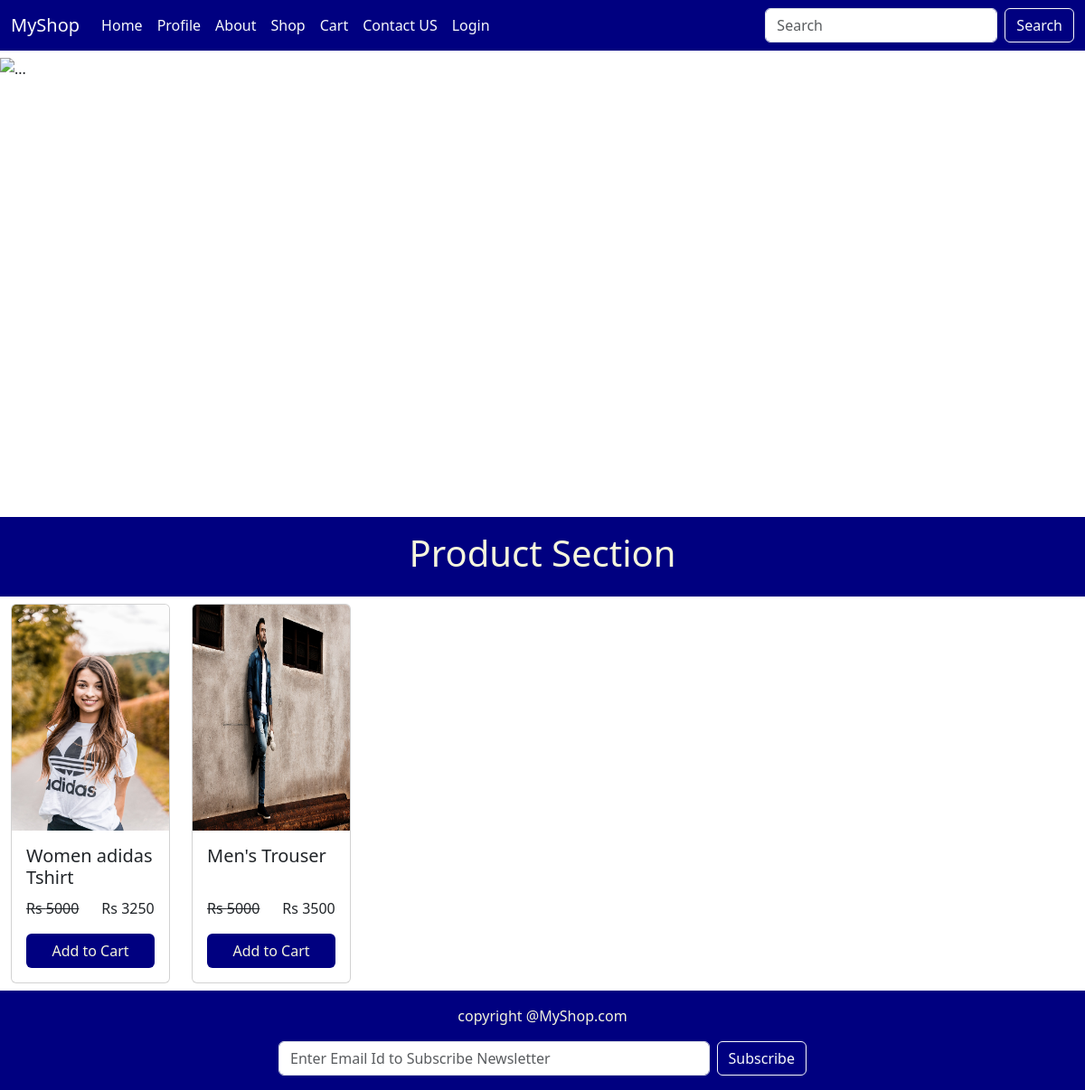
The page / on the database its author committed.
### mainApp/models.py (models this page shows, shortened)
class Product(models.Model):
    id = models.AutoField(primary_key=True)
    name = models.CharField(max_length=50)
    maincat = models.ForeignKey(MainCategory,on_delete=models.CASCADE)
    subcat = models.ForeignKey(SubCategory,on_delete=models.CASCADE)
    brand = models.ForeignKey(Brand,on_delete=models.CASCADE)
    seller = models.ForeignKey(Seller,on_delete=models.CASCADE, default=1)
    baseprice = models.IntegerField()
    discount = models.IntegerField(default=0)
    finalprice = models.IntegerField()
    color = models.CharField(max_length=20)
    size = models.CharField(max_length=10)
    description = models.TextField()
    stock = models.BooleanField(default=True)
    time = models.DateTimeField(auto_now=True)
    pic1 = models.ImageField(upload_to="img/")
    pic2 = models.ImageField(upload_to="img/")
    pic3 = models.ImageField(upload_to="img/")
    pic4 = models.ImageField(upload_to="img/")

### mainApp/views.py (the view)
# urls.py: 2. Add a URL to urlpatterns:  path('', views.home, name='home')
def home(request):
    data = Product.objects.all()
    data = data[::-1]
    return render(request,"index.html", {'Data': data})

### mainApp/templates/index.html (shortened to what this page needs)
{% load static %}
<!DOCTYPE html>
<html lang="en">
<head>
  <link rel="stylesheet" href="{% static 'css/bootstrap.min.css' %}">
  <link rel="stylesheet" href="{% static 'css/mystyle.css'%}">
</head>
<body>
  <nav class="navbar navbar-expand-lg navbar-light  background mb-2">
    <div class="container-fluid">
      <a class="navbar-brand text-light" href="/">MyShop</a>
      <div class="collapse navbar-collapse" id="navbarSupportedContent">
        <ul class="navbar-nav me-auto mb-2 mb-lg-0">
          <li class="nav-item">
            <a class="nav-link active text-light" aria-current="page" href="/">Home</a>
          </li>
          <li class="nav-item">
            <a class="nav-link text-light" href="/profile/">Profile</a>
          </li>
          <li class="nav-item">
            <a class="nav-link text-light" href="#">About</a>
          </li>
          <li class="nav-item">
            <a class="nav-link text-light" href="/shop/all/all/all/">Shop</a>
          </li>
          <li class="nav-item">
            <a class="nav-link text-light" href="/cart/">Cart</a>
          </li>
          <li class="nav-item">
            <a class="nav-link text-light" href="/contact/">Contact US</a>
          </li>
          <li class="nav-item text-light">
            {% if request.user.is_authenticated %}
            <a class="nav-link text-light" href="/logout/">Logout</a>
            {% else %}
            <a class="nav-link text-light" href="/login/">Login</a>
            {% endif %}
          </li>
        </ul>
        <form class="d-flex">
          <input class="form-control me-2" type="search" placeholder="Search" aria-label="Search">
          <button class="btn btn-outline-light" type="submit">Search</button>
        </form>
      </div>
    </div>
  </nav>
  {% block body %}
  <div id="carouselExampleIndicators" class="carousel slide" data-bs-ride="carousel">
    <div class="carousel-indicators">
      <button type="button" data-bs-target="#carouselExampleIndicators" data-bs-slide-to="0" class="active"
        aria-current="true" aria-label="Slide 1"></button>
      <button type="button" data-bs-target="#carouselExampleIndicators" data-bs-slide-to="1"
        aria-label="Slide 2"></button>
      <button type="button" data-bs-target="#carouselExampleIndicators" data-bs-slide-to="2"
        aria-label="Slide 3"></button>
    </div>
    <div class="carousel-inner">
      <div class="carousel-item active">
        <img src="{% static 'img/ban1.jpg' %}" width="100%" height="500px" class="d-block w-100" alt="...">
      </div>
    </div>
    <button class="carousel-control-prev" type="button" data-bs-target="#carouselExampleIndicators"
      data-bs-slide="prev">
      <span class="carousel-control-prev-icon" aria-hidden="true"></span>
    </button>
    <button class="carousel-control-next" type="button" data-bs-target="#carouselExampleIndicators"
      data-bs-slide="next">
      <span class="carousel-control-next-icon" aria-hidden="true"></span>
    </button>
  </div>
  <div class="container-fluid background p-3 text-center mt-2">
    <h1>Product Section</h1>
  </div>
  <div class="container-fluid mt-2">
    <div class="row">
      {% for i in Data %}
      <div class="col-xxl-2 col-xl-2 col-lg-3 col-md-4 col-sm-6 col-xs-12">
        <div class="card">
          <img src={{i.pic1.url}} class="card-img-top" alt="..." height="250px">
          <div class="card-body">
            <h5 class="card-title" style="height: 50px;">{{i.name}}</h5>
            <p class="card-text"><strike>Rs {{i.baseprice}}</strike>&nbsp;&nbsp;&nbsp;&nbsp;&nbsp;&nbsp;Rs {{i.finalprice}}</p>
            <a href="/product/{{i.id}}/" class="btn background w-100">Add to Cart</a>
          </div>
        </div>
      </div>
      {% endfor %}
    </div>
  </div>
  {% endblock %}
  <footer class="container-fluid background p-3 mt-2 text-center">
    <p>copyright @MyShop.com</p>
    <form method="post" action="/subscribe/" class="d-flex w-50" style="margin-left: 25%">
      <input class="form-control me-2" type="email" name="email" placeholder="Enter Email Id to Subscribe Newsletter"
        aria-label="Search">
      <button class="btn btn-outline-light" type="submit">Subscribe</button>
    </form>
  </footer>
</body>
</html>

### mainApp/static/css/mystyle.css (style rules this page uses)
.background { background-color: navy; color: beige; }

### rows shown on the page
Product: pic1 (picture), name "Women adidas Tshirt", baseprice "5000", finalprice "3250"
Product: pic1 (picture), name "Men's Trouser", baseprice "5000", finalprice "3500"
